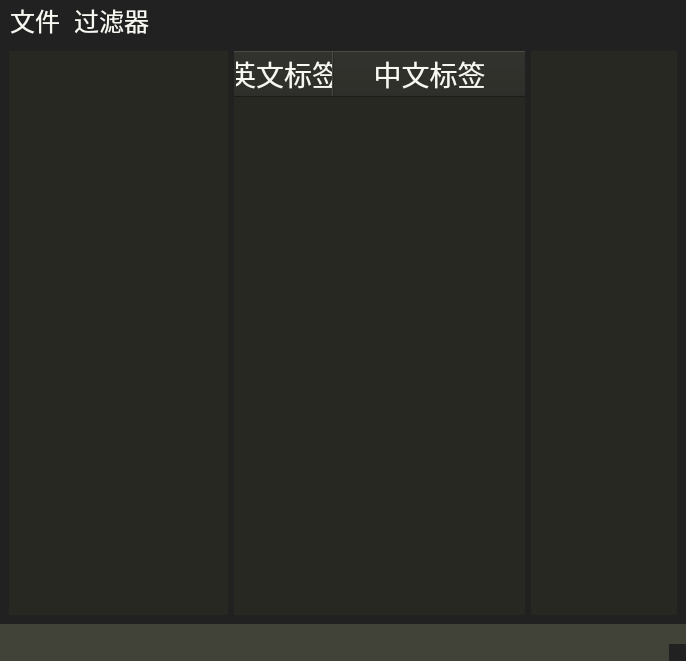
<?xml version="1.0" encoding="UTF-8"?>
<ui version="4.0">
 <class>mainWindow</class>
 <widget class="QMainWindow" name="mainWindow">
  <property name="geometry">
   <rect>
    <x>0</x>
    <y>0</y>
    <width>686</width>
    <height>661</height>
   </rect>
  </property>
  <property name="windowTitle">
   <string>标签编辑器</string>
  </property>
  <property name="styleSheet">
   <string notr="true">* {
	font-family:&quot;KaiTi&quot;;
	font-size:28px;
	color: #F8F8F2;
}

*::item:hover {
    background-color: #474844;
}
*::item:selected {
    background-color: #75715E;
}
/* 背景 */
QWidget {
    background-color: #202120;
}
/* list */
QListWidget {
	background-color: #272822;
	border: none;
}
QListWidget::item {
	padding: 5px;
}
/* table */
QTableWidget {
	background-color: #272822;
	border: none;
}
QTableWidget::item {
	margin:5px
}
/* table:表头 */
QHeaderView::section {
	background-color: #272822;
}
/* 按钮 */
QPushButton {
	background-color: #75715e;
}
QPushButton:hover {
    background-color: #8d8871;
}
QPushButton:selected {
    background-color: #8d8871;
}
/* 多页Tab */
QTabBar::tab {
	background-color: #34352f;
	margin-right:1px;
	margin-left:1px;
	width:150px;
}
QTabBar::tab:selected {
	background-color: #272822;
}
QTabWidget::pane{
	border:none;
}
/* 状态条 */
QStatusBar {
	background-color: #414339;
}
/* 菜单栏 */
QMenuBar, QMenu {
	font-family:&quot;SimHei&quot;;
	font-size:25px;
	color: #F8F8F2;
}
QMenuBar::item:disabled, QMenu::item:disabled {
    color: #4c4d4b;
}
/* 滑动条 */
QScrollBar:disabled {
    background: #272822;
}
QScrollBar:vertical {
    width: 8px;
}
QScrollBar:horizontal {
    height: 8px;
}
QScrollBar::handle { 
    padding: 0;
    margin: 2px;
    border-radius: 2px;
    border: 2px solid palette(midlight);
    background: palette(midlight);
}
QScrollBar::handle:vertical {
    min-height: 20px;
    min-width: 0px;
}
QScrollBar::handle:horizontal {
    min-width: 20px;
    min-height: 0px;
}
QScrollBar::handle:hover {
    border-color: palette(light);
    background: palette(light);
}
QScrollBar::handle:pressed {
    background: palette(highlight);
    border-color: palette(highlight);
}
QScrollBar::add-line , QScrollBar::sub-line {
    height: 0px;
    border: 0px;
}
QScrollBar::up-arrow, QScrollBar::down-arrow {
    border: 0px;
    width: 0px;
    height: 0px;
}
QScrollBar::add-page, QScrollBar::sub-page {
    background: none;
}</string>
  </property>
  <widget class="QWidget" name="centralwidget">
   <layout class="QVBoxLayout" name="verticalLayout">
    <item>
     <layout class="QHBoxLayout" name="horizontalLayout" stretch="3,4,2">
      <item>
       <widget class="QListWidget" name="imageList"/>
      </item>
      <item>
       <widget class="QTableWidget" name="tagTable">
        <property name="editTriggers">
         <set>QAbstractItemView::DoubleClicked|QAbstractItemView::EditKeyPressed</set>
        </property>
        <attribute name="horizontalHeaderCascadingSectionResizes">
         <bool>true</bool>
        </attribute>
        <attribute name="horizontalHeaderMinimumSectionSize">
         <number>100</number>
        </attribute>
        <attribute name="horizontalHeaderShowSortIndicator" stdset="0">
         <bool>true</bool>
        </attribute>
        <attribute name="horizontalHeaderStretchLastSection">
         <bool>true</bool>
        </attribute>
        <attribute name="verticalHeaderVisible">
         <bool>false</bool>
        </attribute>
        <attribute name="verticalHeaderHighlightSections">
         <bool>false</bool>
        </attribute>
        <column>
         <property name="text">
          <string>英文标签</string>
         </property>
        </column>
        <column>
         <property name="text">
          <string>中文标签</string>
         </property>
        </column>
       </widget>
      </item>
      <item>
       <widget class="QListWidget" name="copyList"/>
      </item>
     </layout>
    </item>
   </layout>
  </widget>
  <widget class="QMenuBar" name="menubar">
   <property name="geometry">
    <rect>
     <x>0</x>
     <y>0</y>
     <width>686</width>
     <height>31</height>
    </rect>
   </property>
   <widget class="QMenu" name="File">
    <property name="focusPolicy">
     <enum>Qt::NoFocus</enum>
    </property>
    <property name="contextMenuPolicy">
     <enum>Qt::DefaultContextMenu</enum>
    </property>
    <property name="title">
     <string>文件</string>
    </property>
    <widget class="QMenu" name="menu">
     <property name="title">
      <string>保存模式</string>
     </property>
     <addaction name="keepOrder"/>
     <addaction name="sortOrder"/>
    </widget>
    <addaction name="openFile"/>
    <addaction name="saveFile"/>
    <addaction name="menu"/>
    <addaction name="saveConfirm"/>
   </widget>
   <widget class="QMenu" name="menu_2">
    <property name="title">
     <string>过滤器</string>
    </property>
    <addaction name="openFilter"/>
    <addaction name="clearFilter"/>
   </widget>
   <addaction name="File"/>
   <addaction name="menu_2"/>
  </widget>
  <widget class="QStatusBar" name="statusbar"/>
  <action name="openFile">
   <property name="checkable">
    <bool>false</bool>
   </property>
   <property name="text">
    <string>打开文件夹</string>
   </property>
  </action>
  <action name="saveFile">
   <property name="enabled">
    <bool>false</bool>
   </property>
   <property name="text">
    <string>保存</string>
   </property>
  </action>
  <action name="keepOrder">
   <property name="checkable">
    <bool>true</bool>
   </property>
   <property name="checked">
    <bool>true</bool>
   </property>
   <property name="text">
    <string>保持原始顺序</string>
   </property>
  </action>
  <action name="sortOrder">
   <property name="checkable">
    <bool>true</bool>
   </property>
   <property name="text">
    <string>按照字母排序</string>
   </property>
  </action>
  <action name="saveConfirm">
   <property name="checkable">
    <bool>true</bool>
   </property>
   <property name="checked">
    <bool>true</bool>
   </property>
   <property name="text">
    <string>切换图片保存确认</string>
   </property>
  </action>
  <action name="tagBlacklist">
   <property name="enabled">
    <bool>false</bool>
   </property>
   <property name="text">
    <string>黑名单</string>
   </property>
  </action>
  <action name="imageBlacklist">
   <property name="enabled">
    <bool>false</bool>
   </property>
   <property name="text">
    <string>黑名单</string>
   </property>
  </action>
  <action name="tagWhitelist">
   <property name="enabled">
    <bool>false</bool>
   </property>
   <property name="text">
    <string>白名单</string>
   </property>
  </action>
  <action name="imageWhitelist">
   <property name="enabled">
    <bool>false</bool>
   </property>
   <property name="text">
    <string>白名单</string>
   </property>
  </action>
  <action name="openFilter">
   <property name="enabled">
    <bool>false</bool>
   </property>
   <property name="text">
    <string>打开过滤器</string>
   </property>
  </action>
  <action name="imageFilter">
   <property name="text">
    <string>图片过滤</string>
   </property>
  </action>
  <action name="clearFilter">
   <property name="enabled">
    <bool>false</bool>
   </property>
   <property name="text">
    <string>清空过滤器</string>
   </property>
  </action>
 </widget>
 <resources/>
 <connections/>
</ui>
